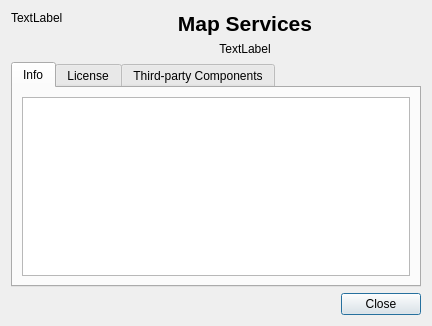
<?xml version="1.0" encoding="UTF-8"?>
<ui version="4.0">
 <class>Dialog</class>
 <widget class="QDialog" name="Dialog">
  <property name="geometry">
   <rect>
    <x>0</x>
    <y>0</y>
    <width>432</width>
    <height>326</height>
   </rect>
  </property>
  <property name="windowTitle">
   <string>About Map Services</string>
  </property>
  <layout class="QGridLayout" name="gridLayout">
   <item row="3" column="0" colspan="2">
    <widget class="QDialogButtonBox" name="buttonBox">
     <property name="orientation">
      <enum>Qt::Horizontal</enum>
     </property>
     <property name="standardButtons">
      <set>QDialogButtonBox::Close</set>
     </property>
    </widget>
   </item>
   <item row="0" column="1">
    <widget class="QLabel" name="label">
     <property name="text">
      <string>&lt;!DOCTYPE HTML PUBLIC &quot;-//W3C//DTD HTML 4.0//EN&quot; &quot;http://www.w3.org/TR/REC-html40/strict.dtd&quot;&gt;
&lt;html&gt;&lt;head&gt;&lt;meta name=&quot;qrichtext&quot; content=&quot;1&quot; /&gt;&lt;style type=&quot;text/css&quot;&gt;
p, li { white-space: pre-wrap; }
&lt;/style&gt;&lt;/head&gt;&lt;body style=&quot; font-family:'Droid Sans'; font-size:9pt; font-weight:400; font-style:normal;&quot;&gt;
&lt;p align=&quot;center&quot; style=&quot; margin-top:0px; margin-bottom:0px; margin-left:0px; margin-right:0px; -qt-block-indent:0; text-indent:0px;&quot;&gt;&lt;span style=&quot; font-size:16pt; font-weight:600;&quot;&gt;Map Services&lt;/span&gt;&lt;/p&gt;&lt;/body&gt;&lt;/html&gt;</string>
     </property>
     <property name="alignment">
      <set>Qt::AlignCenter</set>
     </property>
    </widget>
   </item>
   <item row="0" column="0">
    <widget class="QLabel" name="lblLogo">
     <property name="sizePolicy">
      <sizepolicy hsizetype="Fixed" vsizetype="Preferred">
       <horstretch>0</horstretch>
       <verstretch>0</verstretch>
      </sizepolicy>
     </property>
     <property name="text">
      <string>TextLabel</string>
     </property>
     <property name="alignment">
      <set>Qt::AlignLeading|Qt::AlignLeft|Qt::AlignTop</set>
     </property>
    </widget>
   </item>
   <item row="2" column="0" colspan="2">
    <widget class="QTabWidget" name="tabWidget">
     <property name="currentIndex">
      <number>0</number>
     </property>
     <property name="movable">
      <bool>false</bool>
     </property>
     <widget class="QWidget" name="tabInfo">
      <attribute name="title">
       <string>Info</string>
      </attribute>
      <layout class="QVBoxLayout" name="verticalLayout">
       <item>
        <widget class="QTextBrowser" name="tbInfo">
         <property name="readOnly">
          <bool>true</bool>
         </property>
         <property name="html">
          <string>&lt;!DOCTYPE HTML PUBLIC &quot;-//W3C//DTD HTML 4.0//EN&quot; &quot;http://www.w3.org/TR/REC-html40/strict.dtd&quot;&gt;
&lt;html&gt;&lt;head&gt;&lt;meta name=&quot;qrichtext&quot; content=&quot;1&quot; /&gt;&lt;style type=&quot;text/css&quot;&gt;
p, li { white-space: pre-wrap; }
&lt;/style&gt;&lt;/head&gt;&lt;body style=&quot; font-family:'Sans Serif'; font-size:10pt; font-weight:400; font-style:normal;&quot;&gt;
&lt;p style=&quot;-qt-paragraph-type:empty; margin-top:0px; margin-bottom:0px; margin-left:0px; margin-right:0px; -qt-block-indent:0; text-indent:0px; font-size:9pt;&quot;&gt;&lt;br /&gt;&lt;/p&gt;&lt;/body&gt;&lt;/html&gt;</string>
         </property>
         <property name="textInteractionFlags">
          <set>Qt::LinksAccessibleByMouse|Qt::TextSelectableByMouse</set>
         </property>
         <property name="openExternalLinks">
          <bool>true</bool>
         </property>
        </widget>
       </item>
      </layout>
     </widget>
     <widget class="QWidget" name="tabLicense">
      <attribute name="title">
       <string>License</string>
      </attribute>
      <layout class="QVBoxLayout" name="verticalLayout_2">
       <item>
        <widget class="QTextBrowser" name="tbLicense">
         <property name="openExternalLinks">
          <bool>true</bool>
         </property>
        </widget>
       </item>
      </layout>
     </widget>
     <widget class="QWidget" name="tab3rd">
      <attribute name="title">
       <string>Third-party Components</string>
      </attribute>
      <layout class="QVBoxLayout" name="verticalLayout_3">
       <item>
        <widget class="QTextBrowser" name="tb3rd">
         <property name="openExternalLinks">
          <bool>true</bool>
         </property>
        </widget>
       </item>
      </layout>
     </widget>
    </widget>
   </item>
   <item row="1" column="1">
    <widget class="QLabel" name="lblVersion">
     <property name="text">
      <string>TextLabel</string>
     </property>
     <property name="alignment">
      <set>Qt::AlignCenter</set>
     </property>
    </widget>
   </item>
  </layout>
 </widget>
 <resources/>
 <connections>
  <connection>
   <sender>buttonBox</sender>
   <signal>accepted()</signal>
   <receiver>Dialog</receiver>
   <slot>accept()</slot>
   <hints>
    <hint type="sourcelabel">
     <x>248</x>
     <y>254</y>
    </hint>
    <hint type="destinationlabel">
     <x>157</x>
     <y>274</y>
    </hint>
   </hints>
  </connection>
  <connection>
   <sender>buttonBox</sender>
   <signal>rejected()</signal>
   <receiver>Dialog</receiver>
   <slot>reject()</slot>
   <hints>
    <hint type="sourcelabel">
     <x>316</x>
     <y>260</y>
    </hint>
    <hint type="destinationlabel">
     <x>286</x>
     <y>274</y>
    </hint>
   </hints>
  </connection>
 </connections>
</ui>
